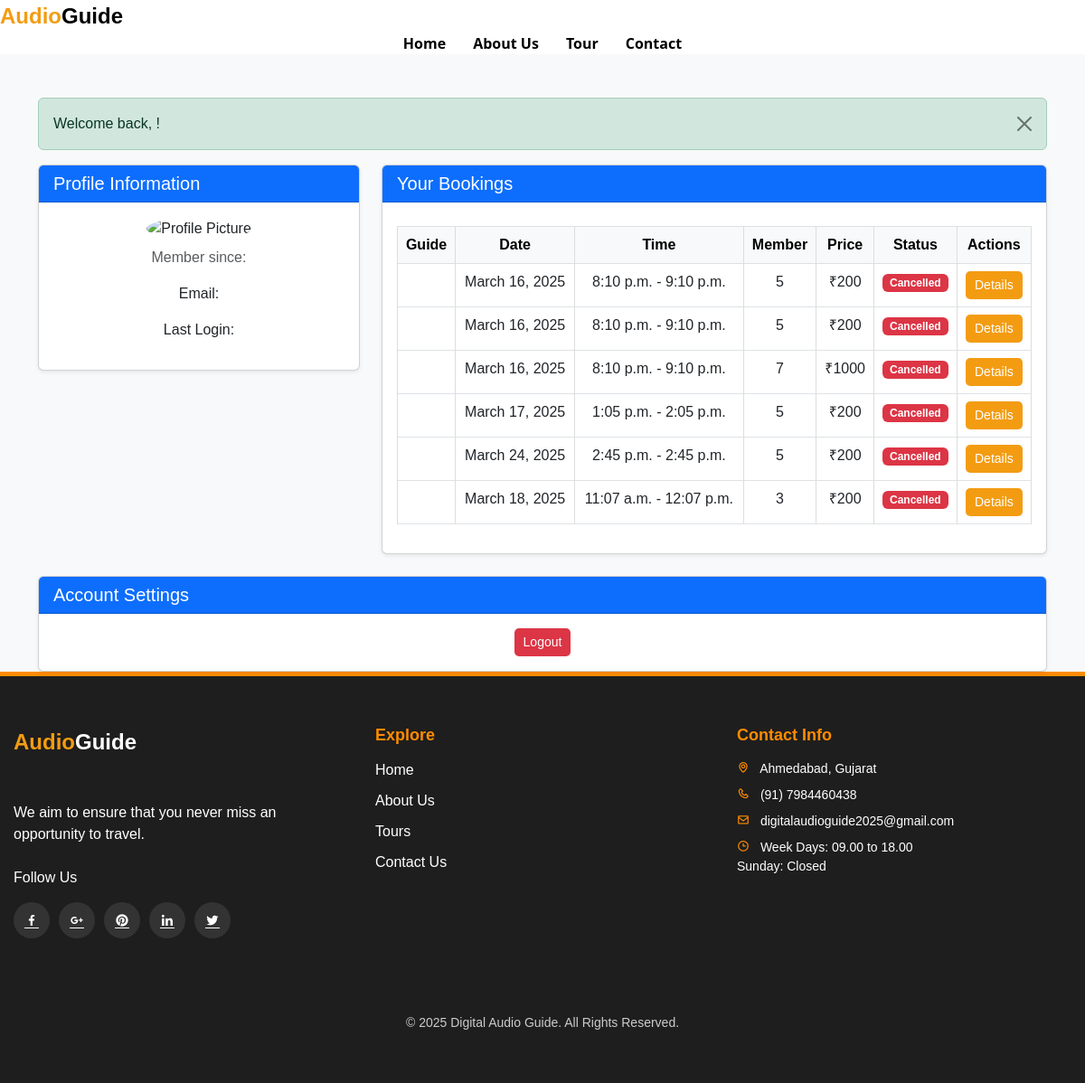
Screenshot of /profilepage/ with the database file from the repository.
### Audio/models.py (models this page shows)
class Booking(models.Model):
    date = models.DateField()
    start_time = models.TimeField()
    end_time = models.TimeField()
    member = models.PositiveIntegerField()
    price = models.ImageField()

### Audio/views.py (the view)
def profile_page(request):
    bookings = Booking.objects.filter()  # Fetch all bookings for the logged-in user
    context = {
        "bookings": bookings  # Pass the entire queryset to the template
    }
    return render(request, "profilepage.html", context)

### template/profilepage.html (shortened to what this page needs)
{% extends 'base.html' %}
{% load static %}
{% block content %}
<!DOCTYPE html>
<html lang="en">
<head>
    <link rel="stylesheet" href="https://cdn.jsdelivr.net/npm/bootstrap@5.3.0/dist/css/bootstrap.min.css">
    <link rel="stylesheet" href="{% static 'css/profilepage.css' %}">
</head>
<body class="bg-light">
    <div class="container mt-5">
        <div class="alert alert-success alert-dismissible fade show" role="alert">
            Welcome back, <strong>{{ user.username }}</strong>!
            <button type="button" class="btn-close" data-bs-dismiss="alert" aria-label="Close"></button>
        </div>
        <div class="row">
            <div class="col-md-4">
                <div class="card shadow-sm">
                    <div class="card-header bg-primary text-white">
                        <h5 class="mb-0">Profile Information</h5>
                    </div>
                    <div class="card-body text-center">
                        <img src="{% static 'images/icone/i1.png' %}" alt="Profile Picture" class="rounded-circle img-fluid" style="width: 120px;">
                        <p class="text-muted">Member since: {{ user.date_joined|date:"F d, Y" }}</p>
                        <p>Email: {{ user.email }}</p>
                        <p>Last Login: {{ user.last_login }}</p>
                    </div>
                </div>
            </div>
            <div class="col-md-8">
                <div class="card shadow-sm">
                    <div class="card-header bg-primary text-white">
                        <h5 class="mb-0">Your Bookings</h5>
                    </div>
                    <div class="card-body">
                        <table class="table table-bordered">
                            <thead class="table-light">
                                <tr>
                                    <th>Guide</th>
                                    <th>Date</th>
                                    <th>Time</th>
                                    <th>Member</th>
                                    <th>Price</th>
                                    <th>Status</th>
                                    <th>Actions</th>
                                </tr>
                            </thead>
                            <tbody>
                                {% if bookings %}
                                    {% for booking in bookings %}
                                    <tr>
                                        <td>{{ booking.guide_name }}</td>
                                        <td>{{ booking.date }}</td>
                                        <td>{{ booking.start_time }} - {{ booking.end_time }}</td>
                                        <td>{{ booking.member }}</td>
                                        <td>₹{{ booking.price }}</td>
                                        <td>
                                            {% if booking.status == "Confirmed" %}
                                                <span class="badge bg-success">Confirmed</span>
                                            {% else %}
                                                <span class="badge bg-danger">Cancelled</span>
                                            {% endif %}
                                        </td>
                                        <td>
                                            <button class="btn btn-sm btn-primary">Details</button>
                                        </td>
                                    </tr>
                                    {% endfor %}
                                {% else %}
                                    <tr>
                                        <td colspan="7" class="text-center">No bookings found.</td>
                                    </tr>
                                {% endif %}
                            </tbody>
                        </table>
                    </div>
                </div>
            </div>
        </div>
        <div class="row mt-4">
            <div class="col-md-12">
                <div class="card shadow-sm">
                    <div class="card-header bg-primary text-white">
                        <h5 class="mb-0">Account Settings</h5>
                    </div>
                    <div class="card-body text-center">
                        <a href="{% url 'logout' %}" class="btn btn-danger">Logout</a>
                    </div>
                </div>
            </div>
        </div>
    </div>
</body>
</html>
{% endblock %}

### static/css/styles1.css (style rules this page uses)
:root { --primary-color: #f39c12; --secondary-color: #333; --light-color: #f5f5f5; --dark-color: #222; --text-color: #333; --border-radius: 5px; --box-shadow: 0 5px 15px rgba(0, 0, 0, 0.1); --transition: all 0.3s ease; }
body { font-family: 'Poppins', sans-serif; background-color: #fff; color: var(--text-color); line-height: 1.6; padding-top: 0; }
a { text-decoration: none; color: var(--primary-color); transition: var(--transition); }
.bg-primary { background-color: var(--primary-color) !important; }
.btn-primary { background-color: var(--primary-color) !important; border-color: var(--primary-color) !important; }
.container { max-width: 1200px; margin: 0 auto; padding: 0 15px; }
.btn-primary, .btn-secondary { display: inline-block; padding: 12px 30px; border-radius: 5px; font-weight: 600; transition: all 0.3s ease; }
.btn-primary { background-color: var(--primary-color); color: #fff; }

### static/css/profilepage.css (style rules this page uses)
body { background-color: #f5f5dc; font-family: 'Arial', sans-serif; margin: 0; padding: 0; }
table { width: 100%; border-collapse: collapse; margin-top: 10px; }
th, td { padding: 10px; text-align: center; border: 1px solid #ddd; }
th { background-color: #007bff; color: white; }
.btn { padding: 5px 10px; border: none; border-radius: 5px; cursor: pointer; font-size: 14px; }

### rows the page displays
Booking: date "March 16, 2025", start_time "8:10 p.m.", end_time "9:10 p.m.", member "5", price "200"
Booking: date "March 16, 2025", start_time "8:10 p.m.", end_time "9:10 p.m.", member "5", price "200"
Booking: date "March 16, 2025", start_time "8:10 p.m.", end_time "9:10 p.m.", member "7", price "1000"
Booking: date "March 17, 2025", start_time "1:05 p.m.", end_time "2:05 p.m.", member "5", price "200"
Booking: date "March 24, 2025", start_time "2:45 p.m.", end_time "2:45 p.m.", member "5", price "200"
Booking: date "March 18, 2025", start_time "11:07 a.m.", end_time "12:07 p.m.", member "3", price "200"
